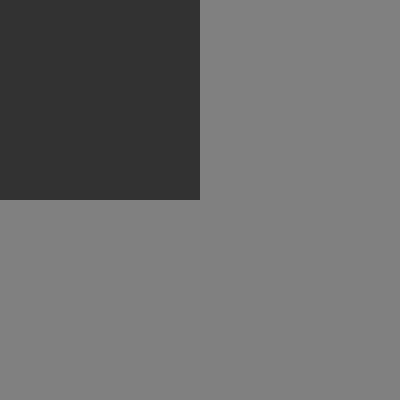
Frame 1 (no input)
Frame 60 (the mouse pressed at the canvas centre just before this capture): identical to frame 1, image omitted
Frame 120 (the mouse held since frame 60 and released just before this capture): blank canvas, image omitted

The Processing sketch that drew this single still picture (run headless with seeded random() and noise(); from frame 60 on, the mouse is pressed at the canvas centre):

// Processing sketch: desenhando_4_quadrados_algebra_booleana
// ── desenhando_4_quadrados_algebra_booleana.pde
void setup() {
  size(400, 400);
  noStroke();
}

void draw() {
  background(128);
  if (mouseX < 200 && mouseY < 200) {
    fill(50);
    rect(0, 0, 200, 200);
  }
  if (mouseX > 200 && mouseY < 200) {
    fill(50);
    rect(200, 0, 200, 200);
  }
  if (mouseX > 200 && mouseY > 200) {
    fill(50);
    rect(200, 200, 200, 200);
  }

  if (mouseX < 200 && mouseY > 200 ) {
    fill(50);
    rect(0, 200, 200, 200);
  }
}
